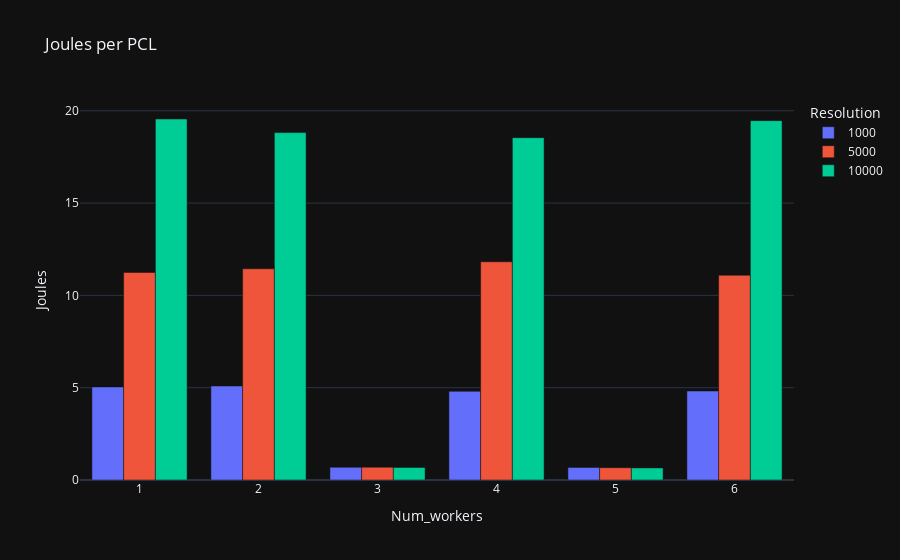
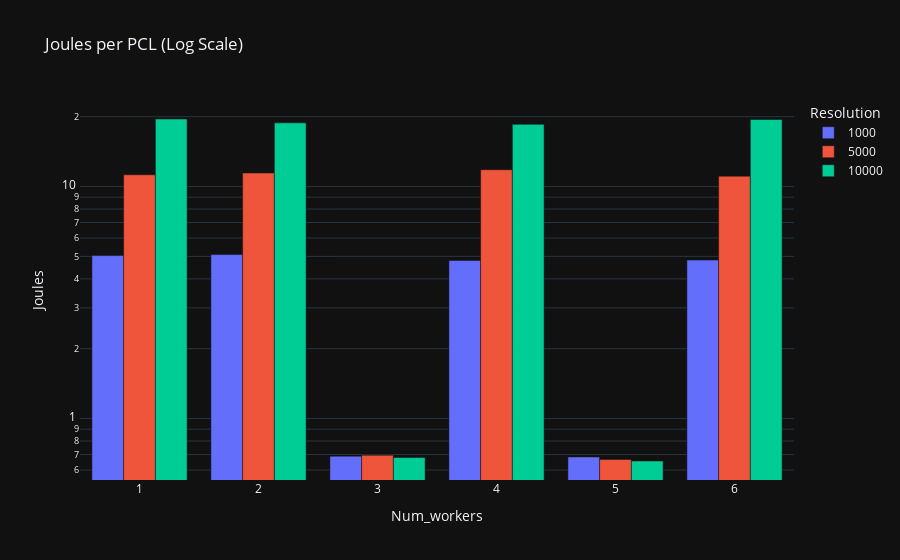

Notebook source saved alongside these figures, in order:
### Code cell
# Grouped bars
import plotly.express as px

# Define width based on resolution
# resolution_to_width = {160: 0.2, 320: 0.4, 640: 0.6, 1280: 0.8}
max_joules_df = pd.concat(max_joules.values(), axis=1)
max_joules_df_sorted = max_joules_df
# max_joules_df_sorted = common_utils.sort_by_model_size_then_version(max_joules_df)

fig = px.bar(max_joules_df_sorted, barmode='group', title='Joules per PCL', labels={'value': 'Max Power (Watts)', 'index': 'Model'})
fig.update_layout(xaxis_title='Num_workers', yaxis_title='Joules', legend_title_text='Resolution')
fig.show()

fig = px.bar(max_joules_df_sorted, barmode='group', title='Joules per PCL (Log Scale)', labels={'value': 'Max Power (Watts)', 'index': 'Model'})
fig.update_layout(xaxis_title='Num_workers', yaxis_title='Joules', yaxis_type='log', legend_title_text='Resolution')
fig.show()

### Figure 1 — Plotly figure (JSON) as saved in the notebook; plotly's stock layout.template omitted (floating-point values rounded to 4 significant figures)
{"data": [{"alignmentgroup": "True", "hovertemplate": "variable=1000<br>Model=%{x}<br>Max Power (Watts)=%{y}<extra></extra>", "legendgroup": "1000", "marker": {"color": "#636efa", "pattern": {"shape": ""}}, "name": "1000", "offsetgroup": "1000", "orientation": "v", "showlegend": true, "textposition": "auto", "x": [3, 2, 5, 6, 4, 1], "xaxis": "x", "y": [0.6884, 5.091, 0.6831, 4.822, 4.804, 5.042], "yaxis": "y", "type": "bar"}, {"alignmentgroup": "True", "hovertemplate": "variable=5000<br>Model=%{x}<br>Max Power (Watts)=%{y}<extra></extra>", "legendgroup": "5000", "marker": {"color": "#EF553B", "pattern": {"shape": ""}}, "name": "5000", "offsetgroup": "5000", "orientation": "v", "showlegend": true, "textposition": "auto", "x": [3, 2, 5, 6, 4, 1], "xaxis": "x", "y": [0.6948, 11.44, 0.6664, 11.09, 11.82, 11.24], "yaxis": "y", "type": "bar"}, {"alignmentgroup": "True", "hovertemplate": "variable=10000<br>Model=%{x}<br>Max Power (Watts)=%{y}<extra></extra>", "legendgroup": "10000", "marker": {"color": "#00cc96", "pattern": {"shape": ""}}, "name": "10000", "offsetgroup": "10000", "orientation": "v", "showlegend": true, "textposition": "auto", "x": [3, 2, 5, 6, 4, 1], "xaxis": "x", "y": [0.6799, 18.82, 0.6562, 19.47, 18.54, 19.55], "yaxis": "y", "type": "bar"}], "layout": {"xaxis": {"anchor": "y", "domain": [0.0, 1.0], "title": {"text": "Num_workers"}}, "yaxis": {"anchor": "x", "domain": [0.0, 1.0], "title": {"text": "Joules"}}, "legend": {"title": {"text": "Resolution"}, "tracegroupgap": 0}, "title": {"text": "Joules per PCL"}, "barmode": "group"}}

### Figure 2 — Plotly figure (JSON) as saved in the notebook; plotly's stock layout.template omitted (floating-point values rounded to 4 significant figures)
{"data": [{"alignmentgroup": "True", "hovertemplate": "variable=1000<br>Model=%{x}<br>Max Power (Watts)=%{y}<extra></extra>", "legendgroup": "1000", "marker": {"color": "#636efa", "pattern": {"shape": ""}}, "name": "1000", "offsetgroup": "1000", "orientation": "v", "showlegend": true, "textposition": "auto", "x": [3, 2, 5, 6, 4, 1], "xaxis": "x", "y": [0.6884, 5.091, 0.6831, 4.822, 4.804, 5.042], "yaxis": "y", "type": "bar"}, {"alignmentgroup": "True", "hovertemplate": "variable=5000<br>Model=%{x}<br>Max Power (Watts)=%{y}<extra></extra>", "legendgroup": "5000", "marker": {"color": "#EF553B", "pattern": {"shape": ""}}, "name": "5000", "offsetgroup": "5000", "orientation": "v", "showlegend": true, "textposition": "auto", "x": [3, 2, 5, 6, 4, 1], "xaxis": "x", "y": [0.6948, 11.44, 0.6664, 11.09, 11.82, 11.24], "yaxis": "y", "type": "bar"}, {"alignmentgroup": "True", "hovertemplate": "variable=10000<br>Model=%{x}<br>Max Power (Watts)=%{y}<extra></extra>", "legendgroup": "10000", "marker": {"color": "#00cc96", "pattern": {"shape": ""}}, "name": "10000", "offsetgroup": "10000", "orientation": "v", "showlegend": true, "textposition": "auto", "x": [3, 2, 5, 6, 4, 1], "xaxis": "x", "y": [0.6799, 18.82, 0.6562, 19.47, 18.54, 19.55], "yaxis": "y", "type": "bar"}], "layout": {"xaxis": {"anchor": "y", "domain": [0.0, 1.0], "title": {"text": "Num_workers"}}, "yaxis": {"anchor": "x", "domain": [0.0, 1.0], "title": {"text": "Joules"}, "type": "log"}, "legend": {"title": {"text": "Resolution"}, "tracegroupgap": 0}, "title": {"text": "Joules per PCL (Log Scale)"}, "barmode": "group"}}
